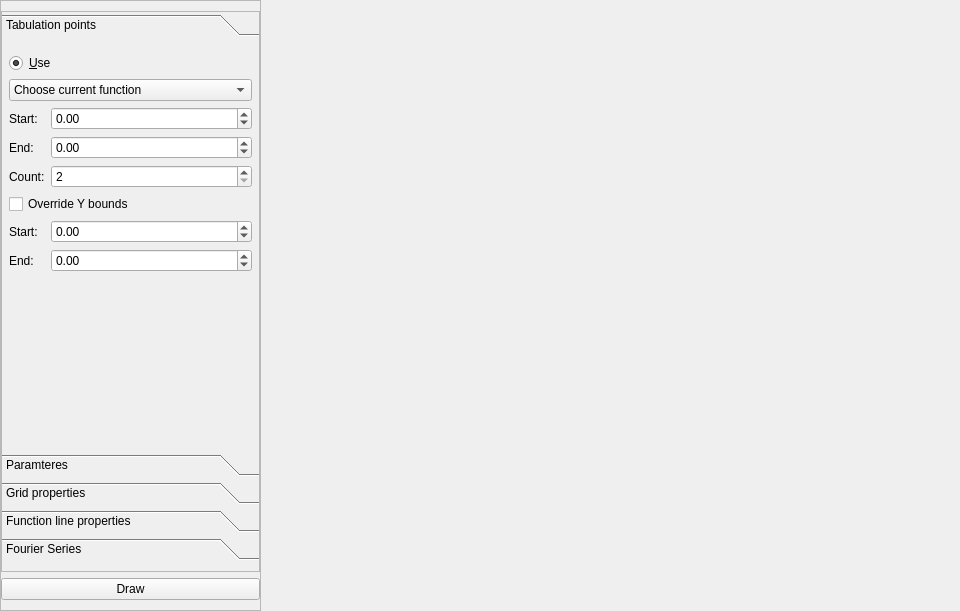
<?xml version="1.0" encoding="UTF-8"?>
<ui version="4.0">
 <class>MainWindow</class>
 <widget class="QMainWindow" name="MainWindow">
  <property name="geometry">
   <rect>
    <x>0</x>
    <y>0</y>
    <width>960</width>
    <height>611</height>
   </rect>
  </property>
  <property name="windowTitle">
   <string>Graph builder</string>
  </property>
  <property name="tabShape">
   <enum>QTabWidget::Rounded</enum>
  </property>
  <widget class="QWidget" name="centralWidget">
   <widget class="QFrame" name="PropertiesFrame">
    <property name="geometry">
     <rect>
      <x>0</x>
      <y>0</y>
      <width>261</width>
      <height>611</height>
     </rect>
    </property>
    <property name="frameShape">
     <enum>QFrame::StyledPanel</enum>
    </property>
    <property name="frameShadow">
     <enum>QFrame::Raised</enum>
    </property>
    <layout class="QVBoxLayout" name="verticalLayout">
     <property name="leftMargin">
      <number>0</number>
     </property>
     <property name="topMargin">
      <number>10</number>
     </property>
     <property name="rightMargin">
      <number>0</number>
     </property>
     <property name="bottomMargin">
      <number>10</number>
     </property>
     <item>
      <widget class="QScrollArea" name="scrollArea">
       <property name="widgetResizable">
        <bool>true</bool>
       </property>
       <widget class="QWidget" name="scrollAreaWidgetContents">
        <property name="geometry">
         <rect>
          <x>0</x>
          <y>0</y>
          <width>257</width>
          <height>549</height>
         </rect>
        </property>
        <layout class="QVBoxLayout" name="verticalLayout_2">
         <property name="leftMargin">
          <number>0</number>
         </property>
         <property name="topMargin">
          <number>2</number>
         </property>
         <property name="rightMargin">
          <number>0</number>
         </property>
         <item>
          <widget class="QToolBox" name="toolBox">
           <property name="currentIndex">
            <number>0</number>
           </property>
           <widget class="QWidget" name="page">
            <property name="geometry">
             <rect>
              <x>0</x>
              <y>0</y>
              <width>257</width>
              <height>355</height>
             </rect>
            </property>
            <attribute name="label">
             <string>Tabulation points</string>
            </attribute>
            <layout class="QFormLayout" name="formLayout_2">
             <property name="sizeConstraint">
              <enum>QLayout::SetDefaultConstraint</enum>
             </property>
             <property name="fieldGrowthPolicy">
              <enum>QFormLayout::AllNonFixedFieldsGrow</enum>
             </property>
             <property name="horizontalSpacing">
              <number>6</number>
             </property>
             <property name="leftMargin">
              <number>7</number>
             </property>
             <property name="rightMargin">
              <number>7</number>
             </property>
             <item row="3" column="0">
              <widget class="QLabel" name="StartPointLabel">
               <property name="text">
                <string>Start:</string>
               </property>
              </widget>
             </item>
             <item row="3" column="1">
              <widget class="QDoubleSpinBox" name="StartPointDoubleSpinBox">
               <property name="minimum">
                <double>-1000000000000.000000000000000</double>
               </property>
               <property name="maximum">
                <double>1000000000000000.000000000000000</double>
               </property>
              </widget>
             </item>
             <item row="4" column="0">
              <widget class="QLabel" name="EndPointLabel">
               <property name="text">
                <string>End:</string>
               </property>
              </widget>
             </item>
             <item row="4" column="1">
              <widget class="QDoubleSpinBox" name="EndPointDoubleSpinBox">
               <property name="minimum">
                <double>-1000000000000.000000000000000</double>
               </property>
               <property name="maximum">
                <double>1000000000000000.000000000000000</double>
               </property>
              </widget>
             </item>
             <item row="5" column="0">
              <widget class="QLabel" name="PointsCountLabel">
               <property name="text">
                <string>Count:</string>
               </property>
              </widget>
             </item>
             <item row="5" column="1">
              <widget class="QSpinBox" name="PointsCountSpinBox">
               <property name="minimum">
                <number>2</number>
               </property>
               <property name="maximum">
                <number>100000</number>
               </property>
              </widget>
             </item>
             <item row="6" column="0" colspan="2">
              <widget class="QCheckBox" name="OverrideYBoundsCheckBox">
               <property name="text">
                <string>Override Y bounds</string>
               </property>
              </widget>
             </item>
             <item row="9" column="0">
              <widget class="QLabel" name="YStartPointLabel">
               <property name="text">
                <string>Start:</string>
               </property>
              </widget>
             </item>
             <item row="10" column="0">
              <widget class="QLabel" name="YEndPointLabel">
               <property name="text">
                <string>End:</string>
               </property>
              </widget>
             </item>
             <item row="9" column="1">
              <widget class="QDoubleSpinBox" name="YStartPointDoubleSpinBox">
               <property name="minimum">
                <double>-1000000000000.000000000000000</double>
               </property>
               <property name="maximum">
                <double>1000000000000000.000000000000000</double>
               </property>
              </widget>
             </item>
             <item row="10" column="1">
              <widget class="QDoubleSpinBox" name="YEndPointDoubleSpinBox">
               <property name="minimum">
                <double>-1000000000000.000000000000000</double>
               </property>
               <property name="maximum">
                <double>1000000000000000.000000000000000</double>
               </property>
              </widget>
             </item>
             <item row="1" column="0" colspan="2">
              <widget class="QRadioButton" name="UseFunctionRadioButton">
               <property name="text">
                <string>&amp;Use</string>
               </property>
               <property name="checked">
                <bool>true</bool>
               </property>
               <property name="autoExclusive">
                <bool>false</bool>
               </property>
              </widget>
             </item>
             <item row="2" column="0" colspan="2">
              <widget class="QComboBox" name="FunctionChooserComboBox">
               <item>
                <property name="text">
                 <string>Choose current function</string>
                </property>
               </item>
               <item>
                <property name="text">
                 <string>f(x) = Ax^2 + Bx + C</string>
                </property>
               </item>
               <item>
                <property name="text">
                 <string>f(x) = Asin(Bx) + C</string>
                </property>
               </item>
               <item>
                <property name="text">
                 <string>f(x) = Aln(Bx) + C</string>
                </property>
               </item>
               <item>
                <property name="text">
                 <string>f(x) = 1 / ((Ax)^B) + C</string>
                </property>
               </item>
              </widget>
             </item>
            </layout>
           </widget>
           <widget class="QWidget" name="page_2">
            <property name="geometry">
             <rect>
              <x>0</x>
              <y>0</y>
              <width>257</width>
              <height>355</height>
             </rect>
            </property>
            <attribute name="label">
             <string>Paramteres</string>
            </attribute>
            <layout class="QFormLayout" name="formLayout">
             <item row="0" column="0">
              <widget class="QLabel" name="label">
               <property name="text">
                <string>A:</string>
               </property>
              </widget>
             </item>
             <item row="0" column="1">
              <widget class="QDoubleSpinBox" name="AParamDoubleSpinBox">
               <property name="minimum">
                <double>-1000000000000.000000000000000</double>
               </property>
               <property name="maximum">
                <double>1000000000000000.000000000000000</double>
               </property>
              </widget>
             </item>
             <item row="1" column="0">
              <widget class="QLabel" name="label_3">
               <property name="text">
                <string>B:</string>
               </property>
              </widget>
             </item>
             <item row="1" column="1">
              <widget class="QDoubleSpinBox" name="BParamDoubleSpinBox">
               <property name="minimum">
                <double>-1000000000000.000000000000000</double>
               </property>
               <property name="maximum">
                <double>1000000000000000.000000000000000</double>
               </property>
              </widget>
             </item>
             <item row="2" column="0">
              <widget class="QLabel" name="label_2">
               <property name="text">
                <string>C:</string>
               </property>
              </widget>
             </item>
             <item row="2" column="1">
              <widget class="QDoubleSpinBox" name="CParamDoubleSpinBox">
               <property name="minimum">
                <double>-1000000000000.000000000000000</double>
               </property>
               <property name="maximum">
                <double>1000000000000000.000000000000000</double>
               </property>
              </widget>
             </item>
            </layout>
           </widget>
           <widget class="QWidget" name="page_3">
            <property name="geometry">
             <rect>
              <x>0</x>
              <y>0</y>
              <width>257</width>
              <height>355</height>
             </rect>
            </property>
            <attribute name="label">
             <string>Grid properties</string>
            </attribute>
            <layout class="QVBoxLayout" name="verticalLayout_4">
             <item>
              <widget class="QComboBox" name="GridColorComboBox">
               <item>
                <property name="text">
                 <string>Choose color:</string>
                </property>
               </item>
               <item>
                <property name="text">
                 <string>Red</string>
                </property>
               </item>
               <item>
                <property name="text">
                 <string>Black</string>
                </property>
               </item>
               <item>
                <property name="text">
                 <string>White</string>
                </property>
               </item>
              </widget>
             </item>
             <item>
              <widget class="QComboBox" name="GridStyleComboBox">
               <item>
                <property name="text">
                 <string>Choose style</string>
                </property>
               </item>
               <item>
                <property name="text">
                 <string>Solid lines</string>
                </property>
               </item>
               <item>
                <property name="text">
                 <string>Dotted lines</string>
                </property>
               </item>
               <item>
                <property name="text">
                 <string>Dashed lines</string>
                </property>
               </item>
              </widget>
             </item>
            </layout>
           </widget>
           <widget class="QWidget" name="page_4">
            <property name="geometry">
             <rect>
              <x>0</x>
              <y>0</y>
              <width>257</width>
              <height>355</height>
             </rect>
            </property>
            <attribute name="label">
             <string>Function line properties</string>
            </attribute>
            <layout class="QVBoxLayout" name="verticalLayout_5">
             <item>
              <widget class="QComboBox" name="FunctionColorComboBox">
               <item>
                <property name="text">
                 <string>Choose color:</string>
                </property>
               </item>
               <item>
                <property name="text">
                 <string>Red</string>
                </property>
               </item>
               <item>
                <property name="text">
                 <string>Black</string>
                </property>
               </item>
               <item>
                <property name="text">
                 <string>White</string>
                </property>
               </item>
              </widget>
             </item>
             <item>
              <widget class="QComboBox" name="FunctionStyleComboBox">
               <item>
                <property name="text">
                 <string>Choose style</string>
                </property>
               </item>
               <item>
                <property name="text">
                 <string>Solid lines</string>
                </property>
               </item>
               <item>
                <property name="text">
                 <string>Dotted lines</string>
                </property>
               </item>
               <item>
                <property name="text">
                 <string>Dashed lines</string>
                </property>
               </item>
              </widget>
             </item>
            </layout>
           </widget>
           <widget class="QWidget" name="page_5">
            <property name="geometry">
             <rect>
              <x>0</x>
              <y>0</y>
              <width>257</width>
              <height>355</height>
             </rect>
            </property>
            <attribute name="label">
             <string>Fourier Series</string>
            </attribute>
            <layout class="QFormLayout" name="formLayout_3">
             <property name="horizontalSpacing">
              <number>0</number>
             </property>
             <property name="verticalSpacing">
              <number>3</number>
             </property>
             <property name="leftMargin">
              <number>2</number>
             </property>
             <property name="topMargin">
              <number>15</number>
             </property>
             <property name="rightMargin">
              <number>0</number>
             </property>
             <item row="0" column="0" colspan="2">
              <widget class="QRadioButton" name="UseFouriersRadioButton">
               <property name="text">
                <string>&amp;Use</string>
               </property>
              </widget>
             </item>
             <item row="3" column="0" colspan="2">
              <widget class="QPushButton" name="ImportButton">
               <property name="text">
                <string>Import</string>
               </property>
              </widget>
             </item>
             <item row="4" column="0">
              <widget class="QCheckBox" name="checkBox">
               <property name="text">
                <string>Keep loaded</string>
               </property>
              </widget>
             </item>
             <item row="5" column="0" colspan="2">
              <widget class="QPushButton" name="ExportButton">
               <property name="text">
                <string>Export</string>
               </property>
              </widget>
             </item>
             <item row="8" column="0">
              <widget class="QLabel" name="label_4">
               <property name="text">
                <string>Number of harmonics:</string>
               </property>
              </widget>
             </item>
             <item row="8" column="1">
              <widget class="QSpinBox" name="HarmonicsNumberSpinBox">
               <property name="minimum">
                <number>1</number>
               </property>
               <property name="maximum">
                <number>10000</number>
               </property>
              </widget>
             </item>
             <item row="9" column="0">
              <widget class="QCheckBox" name="ShowHarmonicsCheckBox">
               <property name="text">
                <string>Show harmonics</string>
               </property>
              </widget>
             </item>
             <item row="10" column="0">
              <widget class="QCheckBox" name="AnimateCheckBox">
               <property name="text">
                <string>Animate</string>
               </property>
              </widget>
             </item>
             <item row="11" column="0">
              <widget class="QLabel" name="label_5">
               <property name="text">
                <string>Animation speed:</string>
               </property>
              </widget>
             </item>
             <item row="12" column="0" colspan="2">
              <widget class="QSlider" name="AnimSpeedHorizontalSlider">
               <property name="minimum">
                <number>1</number>
               </property>
               <property name="maximum">
                <number>200</number>
               </property>
               <property name="orientation">
                <enum>Qt::Horizontal</enum>
               </property>
              </widget>
             </item>
            </layout>
           </widget>
          </widget>
         </item>
        </layout>
       </widget>
      </widget>
     </item>
     <item>
      <widget class="QPushButton" name="DrawButton">
       <property name="text">
        <string>Draw</string>
       </property>
      </widget>
     </item>
    </layout>
   </widget>
  </widget>
 </widget>
 <layoutdefault spacing="6" margin="11"/>
 <resources/>
 <connections/>
</ui>
